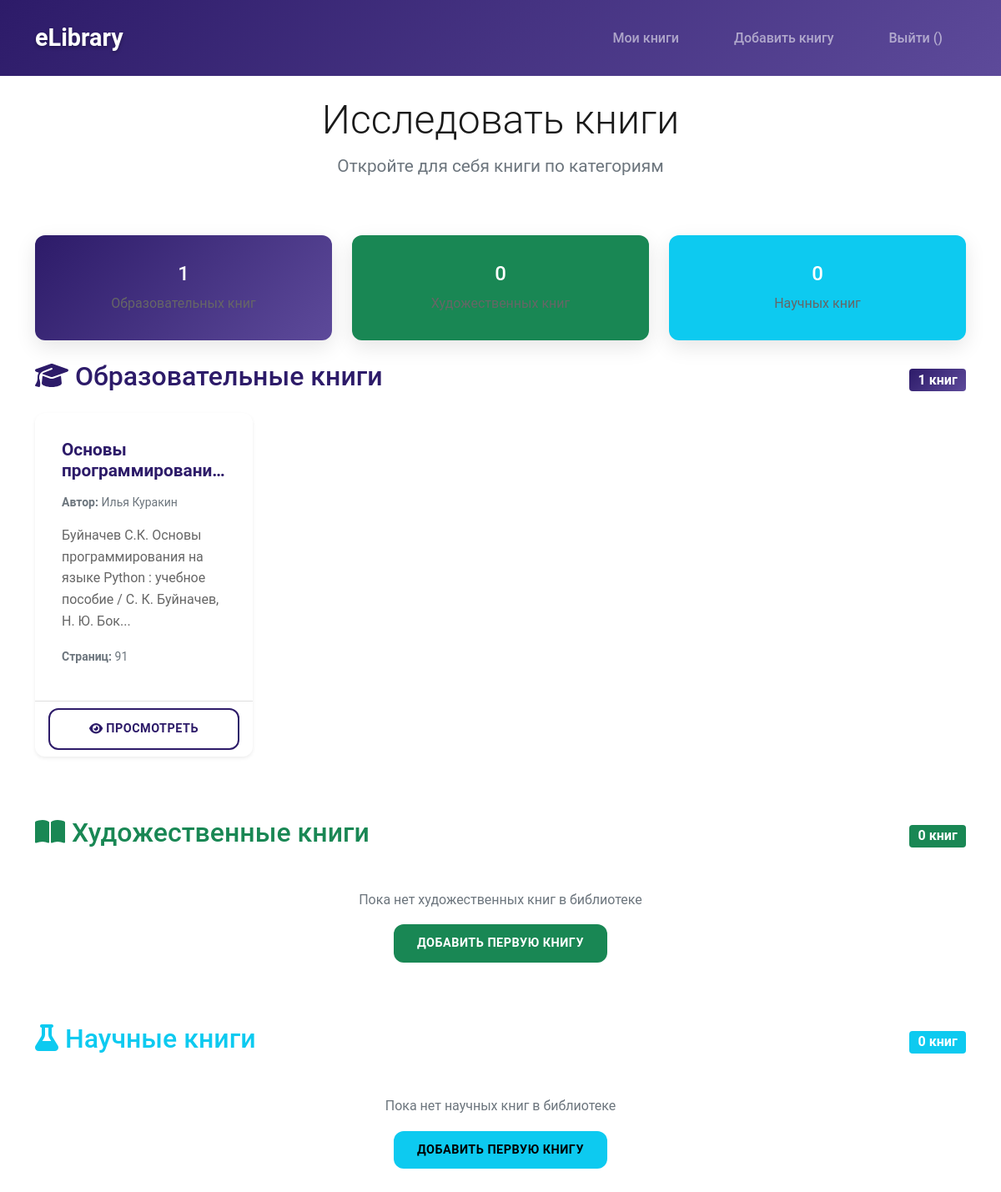
The app's page /explore/ (signed in) with its own data.
### elibrary_app/models.py (models this page shows, shortened)
class EBooksModel(models.Model):
    title = models.CharField(max_length=150)          # Название книги
    summary = models.TextField(max_length=2000)       # Аннотация/описание
    pages = models.CharField(max_length=100)          # Количество страниц
    pdf = models.FileField(upload_to='pdfs/')         # PDF-файл книги
    author = models.CharField(max_length=100)         # Имя автора для отображения
    category = models.CharField(max_length=300)       # Категория книги
    author_id = models.IntegerField(default=0)        # Связь с пользователем-автором

### elibrary_app/views.py (the view)
# urls.py: path('explore/', views.explore, name='explore'),
def explore(request):
    edu_books = EBooksModel.objects.filter(category='Education')
    fiction_books = EBooksModel.objects.filter(category='Fiction')
    science_books = EBooksModel.objects.filter(category='Science')
    return render(request, 'explore.html', {
        'edu_books': edu_books,
        'fiction_books': fiction_books,
        'science_books': science_books
    })

### templates/explore.html (shortened to what this page needs)
<!DOCTYPE html>
<html lang="ru">
<head>
    <link href="https://cdn.jsdelivr.net/npm/bootstrap@5.1.3/dist/css/bootstrap.min.css" rel="stylesheet">
    <link href="/static/css/style.css" rel="stylesheet">
</head>
<body>
    <nav class="navbar navbar-expand-lg navbar-dark bg-dark">
        <div class="container">
            <a class="navbar-brand" href="{% url 'home' %}">eLibrary</a>
            <div class="navbar-nav ms-auto">
                {% if user.is_authenticated %}
                    <a class="nav-link" href="{% url 'contri' user.id %}">Мои книги</a>
                    <a class="nav-link" href="{% url 'addBook' user.id %}">Добавить книгу</a>
                    <a class="nav-link" href="{% url 'logout' %}">Выйти ({{ user.first_name }})</a>
                {% else %}
                    <a class="nav-link" href="{% url 'login' %}">Войти</a>
                    <a class="nav-link" href="{% url 'register' %}">Регистрация</a>
                {% endif %}
            </div>
        </div>
    </nav>
    <div class="container mt-4">
        <div class="row mb-5">
            <div class="col-12 text-center">
                <h1 class="display-5">Исследовать книги</h1>
                <p class="lead text-muted">Откройте для себя книги по категориям</p>
            </div>
        </div>
        <div class="row mb-4">
            <div class="col-md-4">
                <div class="card text-white bg-primary">
                    <div class="card-body text-center">
                        <h4>{{ edu_books|length }}</h4>
                        <p class="card-text">Образовательных книг</p>
                    </div>
                </div>
            </div>
            <div class="col-md-4">
                <div class="card text-white bg-success">
                    <div class="card-body text-center">
                        <h4>{{ fiction_books|length }}</h4>
                        <p class="card-text">Художественных книг</p>
                    </div>
                </div>
            </div>
            <div class="col-md-4">
                <div class="card text-white bg-info">
                    <div class="card-body text-center">
                        <h4>{{ science_books|length }}</h4>
                        <p class="card-text">Научных книг</p>
                    </div>
                </div>
            </div>
        </div>
        <div class="row mb-5">
            <div class="col-12">
                <div class="d-flex justify-content-between align-items-center mb-3">
                    <h2 class="text-primary">
                        <i class="fas fa-graduation-cap"></i> Образовательные книги
                    </h2>
                    <span class="badge bg-primary fs-6">{{ edu_books|length }} книг</span>
                </div>
                {% if edu_books %}
                    <div class="row">
                        {% for book in edu_books %}
                        <div class="col-xl-3 col-lg-4 col-md-6 mb-4">
                            <div class="card h-100 shadow-sm book-card">
                                <div class="card-body">
                                    <h5 class="card-title">{{ book.title }}</h5>
                                    <p class="card-text text-muted small">
                                        <strong>Автор:</strong> {{ book.author }}
                                    </p>
                                    <p class="card-text">
                                        {% if book.summary|length > 100 %}
                                            {{ book.summary|slice:100 }}...
                                        {% else %}
                                            {{ book.summary }}
                                        {% endif %}
                                    </p>
                                    <div class="mb-2">
                                        <small class="text-muted">
                                            <strong>Страниц:</strong> {{ book.pages }}
                                        </small>
                                    </div>
                                </div>
                                <div class="card-footer bg-transparent">
                                    <div class="d-grid gap-2">
                                        <a href="{% url 'viewBook' book.id %}" class="btn btn-outline-primary btn-sm">
                                            <i class="fas fa-eye"></i> Просмотреть
                                        </a>
                                    </div>
                                </div>
                            </div>
                        </div>
                        {% endfor %}
                    </div>
                {% endif %}
            </div>
        </div>
        <div class="row mb-5">
            <div class="col-12">
                <div class="d-flex justify-content-between align-items-center mb-3">
                    <h2 class="text-success">
                        <i class="fas fa-book-open"></i> Художественные книги
                    </h2>
                    <span class="badge bg-success fs-6">{{ fiction_books|length }} книг</span>
                </div>
                {% if fiction_books %}
                    <div class="row">
                        {% for book in fiction_books %}
                        <div class="col-xl-3 col-lg-4 col-md-6 mb-4">
                            <div class="card h-100 shadow-sm book-card">
                                <div class="card-body">
                                    <h5 class="card-title">{{ book.title }}</h5>
                                    <p class="card-text text-muted small">
                                        <strong>Автор:</strong> {{ book.author }}
                                    </p>
                                    <p class="card-text">
                                        {% if book.summary|length > 100 %}
                                            {{ book.summary|slice:100 }}...
                                        {% else %}
                                            {{ book.summary }}
                                        {% endif %}
                                    </p>
                                    <div class="mb-2">
                                        <small class="text-muted">
                                            <strong>Страниц:</strong> {{ book.pages }}
                                        </small>
                                    </div>
                                </div>
                                <div class="card-footer bg-transparent">
                                    <div class="d-grid gap-2">
                                        <a href="{% url 'viewBook' book.id %}" class="btn btn-outline-success btn-sm">
                                            <i class="fas fa-eye"></i> Просмотреть
                                        </a>
                                    </div>
                                </div>
                            </div>
                        </div>
                        {% endfor %}
                    </div>
                {% else %}
                    <div class="text-center py-4">
                        <p class="text-muted">Пока нет художественных книг в библиотеке</p>
                        {% if user.is_authenticated %}
                            <a href="{% url 'addBook' user.id %}" class="btn btn-success">
                                Добавить первую книгу
                            </a>
                        {% endif %}
                    </div>
                {% endif %}
            </div>
        </div>
        <div class="row mb-5">
            <div class="col-12">
                <div class="d-flex justify-content-between align-items-center mb-3">
                    <h2 class="text-info">
                        <i class="fas fa-flask"></i> Научные книги
                    </h2>
                    <span class="badge bg-info fs-6">{{ science_books|length }} книг</span>
                </div>
                {% if science_books %}
                    <div class="row">
                        {% for book in science_books %}
                        <div class="col-xl-3 col-lg-4 col-md-6 mb-4">
                            <div class="card h-100 shadow-sm book-card">
                                <div class="card-body">
                                    <h5 class="card-title">{{ book.title }}</h5>
                                    <p class="card-text text-muted small">
                                        <strong>Автор:</strong> {{ book.author }}
                                    </p>
                                    <p class="card-text">
                                        {% if book.summary|length > 100 %}
                                            {{ book.summary|slice:100 }}...
                                        {% else %}
                                            {{ book.summary }}
                                        {% endif %}
                                    </p>
                                    <div class="mb-2">
                                        <small class="text-muted">
                                            <strong>Страниц:</strong> {{ book.pages }}
                                        </small>
                                    </div>
                                </div>
                                <div class="card-footer bg-transparent">
                                    <div class="d-grid gap-2">
                                        <a href="{% url 'viewBook' book.id %}" class="btn btn-outline-info btn-sm">
                                            <i class="fas fa-eye"></i> Просмотреть
                                        </a>
                                    </div>
                                </div>
                            </div>
                        </div>
                        {% endfor %}
                    </div>
                {% else %}
                    <div class="text-center py-4">
                        <p class="text-muted">Пока нет научных книг в библиотеке</p>
                        {% if user.is_authenticated %}
                            <a href="{% url 'addBook' user.id %}" class="btn btn-info">
                                Добавить первую книгу
                            </a>
                        {% endif %}
                    </div>
                {% endif %}
            </div>
        </div>
    </div>
</body>
</html>

### static/css/style.css (style rules this page uses)
:root { --primary-color: #2d1b69; --secondary-color: #000000; --accent-color: #5d4a9a; --light-bg: #ffffff; --dark-text: #1a1a1a; --light-text: #666666; --success-color: #27ae60; --danger-color: #e74c3c; --warning-color: #f39c12; --border-radius: 12px; --box-shadow: 0 8px 25px rgba(0, 0, 0, 0.1); --box-shadow-hover: 0 15px 40px rgba(45, 27, 105, 0.2); --transition: all 0.4s cubic-bezier(0.25, 0.46, 0.45, 0.94); --gradient-primary: linear-gradient(135deg, var(--primary-color), var(--accent-color)); }
* { margin: 0; padding: 0; box-sizing: border-box; }
body { font-family: 'Roboto', sans-serif; background-color: var(--light-bg); color: var(--dark-text); line-height: 1.7; min-height: 100vh; display: flex; flex-direction: column; overflow-x: hidden; }
.container { flex: 1; animation: fadeInUp 0.8s ease-out; }
.navbar { background: var(--gradient-primary) !important; backdrop-filter: blur(10px); transition: var(--transition); padding: 1rem 0; animation: slideInLeft 0.6s ease-out; }
.navbar-brand { font-weight: 700; font-size: 1.8rem; color: white !important; text-shadow: 0 2px 4px rgba(0, 0, 0, 0.3); transition: var(--transition); }
.navbar-nav { gap: 10px; }
.nav-link { font-weight: 500; transition: var(--transition); margin: 0 8px; border-radius: var(--border-radius); padding: 10px 20px !important; position: relative; overflow: hidden; }
.nav-link::before { content: ''; position: absolute; top: 0; left: -100%; width: 100%; height: 100%; background: linear-gradient(90deg, transparent, rgba(255, 255, 255, 0.2), transparent); transition: left 0.6s; }
.card { border: none; border-radius: var(--border-radius); box-shadow: var(--box-shadow); transition: var(--transition); height: 100%; overflow: hidden; background: var(--light-bg); position: relative; }
.card::before { content: ''; position: absolute; top: 0; left: 0; width: 100%; height: 4px; background: var(--gradient-primary); transform: scaleX(0); transition: transform 0.4s ease; }
.card-body { padding: 2rem; position: relative; z-index: 1; }
.card-title { color: var(--primary-color); font-weight: 600; font-size: 1.3rem; margin-bottom: 1rem; transition: var(--transition); }
.card-text { color: var(--light-text); font-weight: 400; line-height: 1.6; }
.btn { border-radius: var(--border-radius); font-weight: 600; transition: var(--transition); padding: 12px 28px; border: none; position: relative; overflow: hidden; text-transform: uppercase; letter-spacing: 0.5px; font-size: 0.9rem; }
.btn::before { content: ''; position: absolute; top: 0; left: -100%; width: 100%; height: 100%; background: linear-gradient(90deg, transparent, rgba(255, 255, 255, 0.3), transparent); transition: left 0.6s; }
.btn-outline-primary { color: var(--primary-color); border: 2px solid var(--primary-color); background: transparent; }
.lead { color: var(--light-text); font-size: 1.3rem; font-weight: 400; line-height: 1.8; }
.book-card { transition: var(--transition); height: 100%; animation: fadeInUp 0.6s ease-out; }
.text-primary { color: var(--primary-color) !important; }
.bg-primary { background: var(--gradient-primary) !important; }

### templates/explore.html (style rules this page uses)
.book-card { transition: transform 0.2s ease-in-out, box-shadow 0.2s ease-in-out; }
.card-title { height: 3rem; overflow: hidden; display: -webkit-box; -webkit-line-clamp: 2; -webkit-box-orient: vertical; }

### records on screen
EBooksModel: title "Основы…", author "Илья Куракин", summary "Буйначев С.К. Основы программирования на языке Python : учебное пособие / С. К. Буйначев, Н. Ю. Бок", pages "91"

### other values on screen
{{ edu_books|length }} "1"
{{ fiction_books|length }} "0"
{{ science_books|length }} "0"
